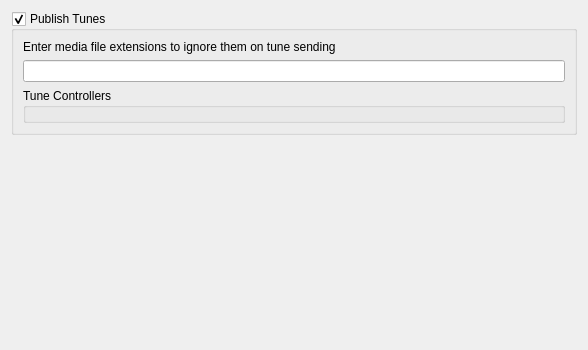
<?xml version="1.0" encoding="UTF-8"?>
<ui version="4.0">
 <class>OptStatusPep</class>
 <widget class="QWidget" name="OptStatusPep">
  <property name="geometry">
   <rect>
    <x>0</x>
    <y>0</y>
    <width>588</width>
    <height>350</height>
   </rect>
  </property>
  <property name="sizePolicy">
   <sizepolicy hsizetype="Preferred" vsizetype="Expanding">
    <horstretch>0</horstretch>
    <verstretch>0</verstretch>
   </sizepolicy>
  </property>
  <property name="windowTitle">
   <string>Form</string>
  </property>
  <property name="autoFillBackground">
   <bool>false</bool>
  </property>
  <layout class="QVBoxLayout" name="verticalLayout">
   <item>
    <widget class="QGroupBox" name="groupBox">
     <property name="title">
      <string>Publish Tunes</string>
     </property>
     <property name="checkable">
      <bool>true</bool>
     </property>
     <layout class="QVBoxLayout" name="verticalLayout_4">
      <property name="spacing">
       <number>6</number>
      </property>
      <item>
       <widget class="QLabel" name="label">
        <property name="text">
         <string>Enter media file extensions to ignore them on tune sending</string>
        </property>
       </widget>
      </item>
      <item>
       <widget class="QLineEdit" name="tuneExtensions">
        <property name="toolTip">
         <string>Add extensions</string>
        </property>
        <property name="toolTip">
         <string>Ignored media file extensions on psi tunes sending</string>
        </property>
       </widget>
      </item>
      <item>
       <widget class="QGroupBox" name="rightGroupBox">
        <property name="sizePolicy">
         <sizepolicy hsizetype="Expanding" vsizetype="Minimum">
          <horstretch>0</horstretch>
          <verstretch>0</verstretch>
         </sizepolicy>
        </property>
        <property name="title">
         <string>Tune Controllers</string>
        </property>
        <property name="flat">
         <bool>false</bool>
        </property>
        <layout class="QVBoxLayout" name="verticalLayout_2">
         <property name="spacing">
          <number>0</number>
         </property>
         <property name="sizeConstraint">
          <enum>QLayout::SetDefaultConstraint</enum>
         </property>
         <property name="leftMargin">
          <number>6</number>
         </property>
         <property name="topMargin">
          <number>6</number>
         </property>
         <property name="rightMargin">
          <number>6</number>
         </property>
         <property name="bottomMargin">
          <number>6</number>
         </property>
         <item>
          <layout class="QGridLayout" name="gridLayout"/>
         </item>
        </layout>
       </widget>
      </item>
     </layout>
    </widget>
   </item>
   <item>
    <spacer name="verticalSpacer">
     <property name="orientation">
      <enum>Qt::Vertical</enum>
     </property>
     <property name="sizeHint" stdset="0">
      <size>
       <width>20</width>
       <height>40</height>
      </size>
     </property>
    </spacer>
   </item>
  </layout>
 </widget>
 <resources/>
 <connections/>
</ui>
